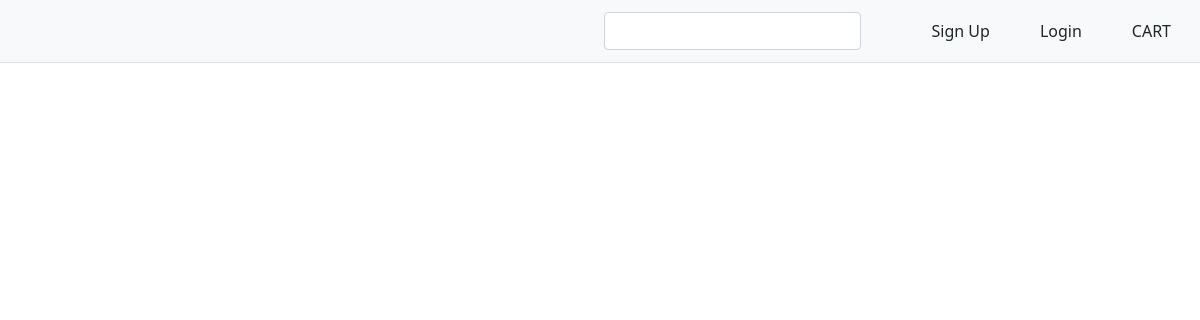
Before: / with the older database file.
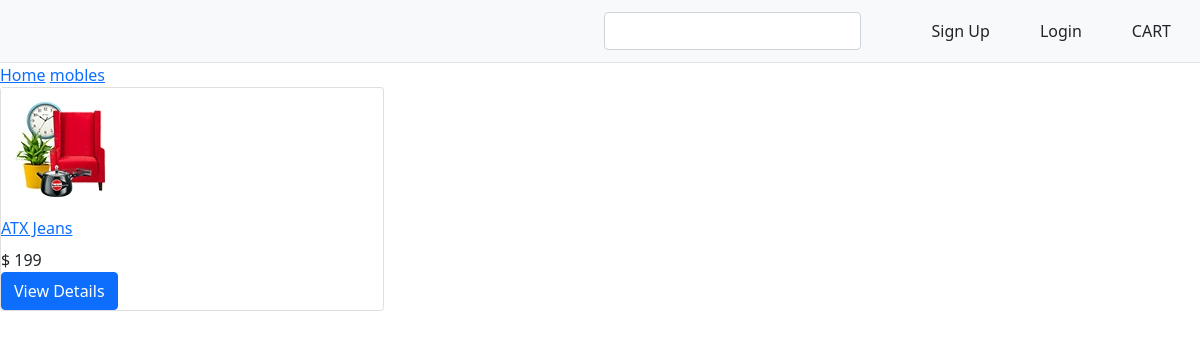
After: the same page with the newer database file.
### products/models.py (models this page shows, shortened)
class Category(models.Model):
    category_name = models.CharField(max_length=50, unique=True)
    slug = models.SlugField(max_length=50, unique=True)
    description = models.TextField(max_length=255, blank=True)
    cat_image = models.ImageField(upload_to='category/images/', blank=True)
    class Meta:
        verbose_name = 'category'
        verbose_name_plural = 'categories'
    def get_url(self):
        return reverse('products_by_category',args=[self.slug])

class Product(models.Model):
    name =models.CharField(max_length=200)
    slug = models.SlugField(max_length=200, unique=True)
    vendor=models.ForeignKey(Account, null=True, blank=True,related_name='vendor_products',on_delete=models.CASCADE)
    category=models.ForeignKey('Category',related_name='products',on_delete=models.CASCADE)
    image = models.ImageField(upload_to='products/images/', blank=True)
    description=models.TextField(max_length=2000)
    price = models.DecimalField(max_digits=10, decimal_places=2,default=0)
    is_available = models.BooleanField(default=True)
    created_date = models.DateTimeField(auto_now_add=True)
    discount=models.DecimalField(max_digits=5,decimal_places=2,default=0)
    def get_url(self):
        return reverse('product_detail', args=[self.slug])

### products/views.py (the view)
# urls.py: path('',views.index,name='cart'),
def index(request,category_slug=None):
    allproducts=None
    count=0
    if(category_slug==None):
        allproducts=Product.objects.all()
        count=allproducts.count()
    else:
        category_model=get_object_or_404(Category,slug=category_slug)
        allproducts=Product.objects.filter(category=category_model)
        count=allproducts.count()
    return render(request,'products/index.html',{ 'products':allproducts ,'products_count':count} )

### products/context_processors.py (called while the page is built)
def category_links(request):
    return {'links':Category.objects.all(),}

### products/templates/products/index.html (shortened to what this page needs)
{%extends 'base.html'%}
{% block body%}
<div class="row">
 {% for product in products%}
 <div class="col-md-4 product_card1">
    <figure class="card card-product-grid ">
        <div class="img-wrap">
            <a href="{{ product.get_url }}"><img src="{{product.image.url}}"></a>
        </div>
        <figcaption class="info-wrap">
            <div class="fix-height">
                <a href="{{ product.get_url }}" class="title">ATX Jeans</a>
                <div class="price-wrap mt-2">
                    <span class="price">$ 199</span>
                </div>
            </div>
            <a href="{{ product.get_url }}" class="btn btn-block btn-primary">View Details </a>
        </figcaption>
    </figure>
  </div>
{% endfor %}
</div>
{% endblock%}

### templates/base.html (shortened to what this page needs)
<!DOCTYPE html>
<html lang="en">
<head>
    <link href="https://cdn.jsdelivr.net/npm/bootstrap@5.0.2/dist/css/bootstrap.min.css" rel="stylesheet">
</head>
<body>
    {% include 'includes/navbar.html' %}
{% block body %}
{% endblock %}
</body>
</html>

### templates/includes/navbar.html (shortened to what this page needs)
{% load static %}
<nav class="navbar ps-4 pe4 border-bottom navbar-expand-lg navbar-light bg-light d-flex">
    <div class="container-fluid d-flex">
        <a class="navbar-brand p-2" href="#">
        </a>
        <div class="collapse navbar-collapse justify-content-end" id="navbarSupportedContent">
            <div class="justify-content-end">
                <form class="d-flex form  rounded p-1">
                    <input class="form-control me-2" type="search"  aria-label="Search">
                    <button class="btn btn-search" type="submit">
                    </button>
                </form>
            </div>
            {% if request.user.id is None %}
            <a href="{% url 'signup' %}" class="btn ms-3 ps-3 pe-3 btn-outline-db">Sign Up</a>
            <a href="{% url 'login' %}" class="btn ms-3 ps-3 pe-3 btn-outline-db">Login</a>
            {% endif %}
                <a href="{% url 'cart' %}" class="btn ms-3 ps-3 pe-3 btn-outline-db">CART</a>
        </div>
    </div>
</nav>
<div class="category_nav">
  <div >
    {% for category in links %}
        <a href='{{category.get_url}}'>{{ category.category_name }}</a>
    {%endfor%}
  </div>
</div>

Changed rows visible on the page:
added Category: category_name "Home"
added Category: category_name "mobles"
added Product: image (picture)
